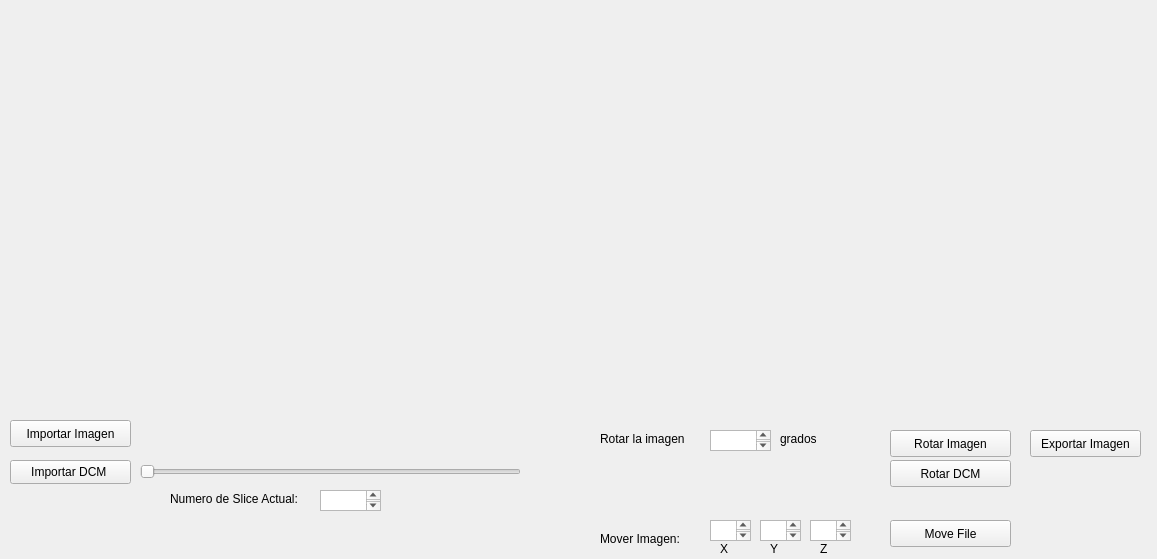
<?xml version="1.0" encoding="UTF-8"?>
<ui version="4.0">
 <class>MainWindow</class>
 <widget class="QMainWindow" name="MainWindow">
  <property name="geometry">
   <rect>
    <x>0</x>
    <y>0</y>
    <width>1157</width>
    <height>559</height>
   </rect>
  </property>
  <property name="windowTitle">
   <string>MainWindow</string>
  </property>
  <widget class="QWidget" name="centralWidget">
   <widget class="QVTKWidget" name="vtkRenderer" native="true">
    <property name="geometry">
     <rect>
      <x>0</x>
      <y>0</y>
      <width>511</width>
      <height>411</height>
     </rect>
    </property>
   </widget>
   <widget class="QPushButton" name="btnOpenDCMFolder">
    <property name="geometry">
     <rect>
      <x>10</x>
      <y>460</y>
      <width>121</width>
      <height>24</height>
     </rect>
    </property>
    <property name="text">
     <string>Importar DCM </string>
    </property>
   </widget>
   <widget class="QSlider" name="hSliderDCM">
    <property name="geometry">
     <rect>
      <x>140</x>
      <y>460</y>
      <width>381</width>
      <height>23</height>
     </rect>
    </property>
    <property name="orientation">
     <enum>Qt::Horizontal</enum>
    </property>
   </widget>
   <widget class="QPushButton" name="btnRotateFile">
    <property name="geometry">
     <rect>
      <x>890</x>
      <y>430</y>
      <width>121</width>
      <height>27</height>
     </rect>
    </property>
    <property name="text">
     <string>Rotar Imagen</string>
    </property>
   </widget>
   <widget class="QVTKWidget" name="rotateRenderer" native="true">
    <property name="geometry">
     <rect>
      <x>590</x>
      <y>0</y>
      <width>531</width>
      <height>411</height>
     </rect>
    </property>
   </widget>
   <widget class="QPushButton" name="btnOpenImage">
    <property name="geometry">
     <rect>
      <x>10</x>
      <y>420</y>
      <width>121</width>
      <height>27</height>
     </rect>
    </property>
    <property name="text">
     <string>Importar Imagen</string>
    </property>
   </widget>
   <widget class="QPushButton" name="btnRotateDCM">
    <property name="geometry">
     <rect>
      <x>890</x>
      <y>460</y>
      <width>121</width>
      <height>27</height>
     </rect>
    </property>
    <property name="text">
     <string>Rotar DCM</string>
    </property>
   </widget>
   <widget class="QLabel" name="label">
    <property name="geometry">
     <rect>
      <x>170</x>
      <y>490</y>
      <width>141</width>
      <height>17</height>
     </rect>
    </property>
    <property name="text">
     <string>Numero de Slice Actual:</string>
    </property>
   </widget>
   <widget class="QTextEdit" name="num_slices_edit">
    <property name="geometry">
     <rect>
      <x>320</x>
      <y>490</y>
      <width>61</width>
      <height>21</height>
     </rect>
    </property>
   </widget>
   <widget class="QTextEdit" name="num_grados_edit">
    <property name="geometry">
     <rect>
      <x>710</x>
      <y>430</y>
      <width>61</width>
      <height>21</height>
     </rect>
    </property>
   </widget>
   <widget class="QLabel" name="label_2">
    <property name="geometry">
     <rect>
      <x>600</x>
      <y>430</y>
      <width>101</width>
      <height>17</height>
     </rect>
    </property>
    <property name="text">
     <string>Rotar la imagen</string>
    </property>
   </widget>
   <widget class="QLabel" name="label_3">
    <property name="geometry">
     <rect>
      <x>780</x>
      <y>430</y>
      <width>55</width>
      <height>17</height>
     </rect>
    </property>
    <property name="text">
     <string>grados</string>
    </property>
   </widget>
   <widget class="QLabel" name="num_total_slices">
    <property name="geometry">
     <rect>
      <x>390</x>
      <y>490</y>
      <width>51</width>
      <height>17</height>
     </rect>
    </property>
    <property name="text">
     <string/>
    </property>
   </widget>
   <widget class="QPushButton" name="btnExportImage">
    <property name="geometry">
     <rect>
      <x>1030</x>
      <y>430</y>
      <width>111</width>
      <height>27</height>
     </rect>
    </property>
    <property name="text">
     <string>Exportar Imagen</string>
    </property>
   </widget>
   <widget class="QLabel" name="label_4">
    <property name="geometry">
     <rect>
      <x>600</x>
      <y>530</y>
      <width>121</width>
      <height>17</height>
     </rect>
    </property>
    <property name="text">
     <string>Mover Imagen:</string>
    </property>
   </widget>
   <widget class="QPushButton" name="btnMoveFile">
    <property name="geometry">
     <rect>
      <x>890</x>
      <y>520</y>
      <width>121</width>
      <height>27</height>
     </rect>
    </property>
    <property name="text">
     <string>Move File</string>
    </property>
   </widget>
   <widget class="QPlainTextEdit" name="move_x">
    <property name="geometry">
     <rect>
      <x>710</x>
      <y>520</y>
      <width>41</width>
      <height>21</height>
     </rect>
    </property>
   </widget>
   <widget class="QPlainTextEdit" name="move_y">
    <property name="geometry">
     <rect>
      <x>760</x>
      <y>520</y>
      <width>41</width>
      <height>21</height>
     </rect>
    </property>
   </widget>
   <widget class="QPlainTextEdit" name="move_z">
    <property name="geometry">
     <rect>
      <x>810</x>
      <y>520</y>
      <width>41</width>
      <height>21</height>
     </rect>
    </property>
   </widget>
   <widget class="QLabel" name="label_5">
    <property name="geometry">
     <rect>
      <x>720</x>
      <y>540</y>
      <width>16</width>
      <height>17</height>
     </rect>
    </property>
    <property name="text">
     <string>X</string>
    </property>
   </widget>
   <widget class="QLabel" name="label_6">
    <property name="geometry">
     <rect>
      <x>770</x>
      <y>540</y>
      <width>16</width>
      <height>17</height>
     </rect>
    </property>
    <property name="text">
     <string>Y</string>
    </property>
   </widget>
   <widget class="QLabel" name="label_7">
    <property name="geometry">
     <rect>
      <x>820</x>
      <y>540</y>
      <width>16</width>
      <height>17</height>
     </rect>
    </property>
    <property name="text">
     <string>Z</string>
    </property>
   </widget>
  </widget>
 </widget>
 <layoutdefault spacing="6" margin="11"/>
 <customwidgets>
  <customwidget>
   <class>QVTKWidget</class>
   <extends>QWidget</extends>
   <header>QVTKWidget.h</header>
   <container>1</container>
  </customwidget>
 </customwidgets>
 <resources/>
 <connections/>
</ui>
